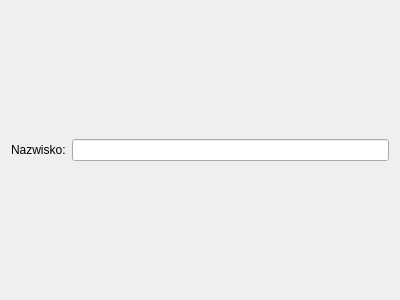
<?xml version="1.0" encoding="UTF-8"?>
<ui version="4.0">
 <class>secondPage</class>
 <widget class="QWizardPage" name="secondPage">
  <property name="geometry">
   <rect>
    <x>0</x>
    <y>0</y>
    <width>400</width>
    <height>300</height>
   </rect>
  </property>
  <property name="windowTitle">
   <string>WizardPage</string>
  </property>
  <layout class="QHBoxLayout" name="horizontalLayout">
   <item>
    <widget class="QLabel" name="labelSurname">
     <property name="text">
      <string>Nazwisko:</string>
     </property>
    </widget>
   </item>
   <item>
    <widget class="QLineEdit" name="lineEditSurname"/>
   </item>
  </layout>
 </widget>
 <resources/>
 <connections/>
</ui>
